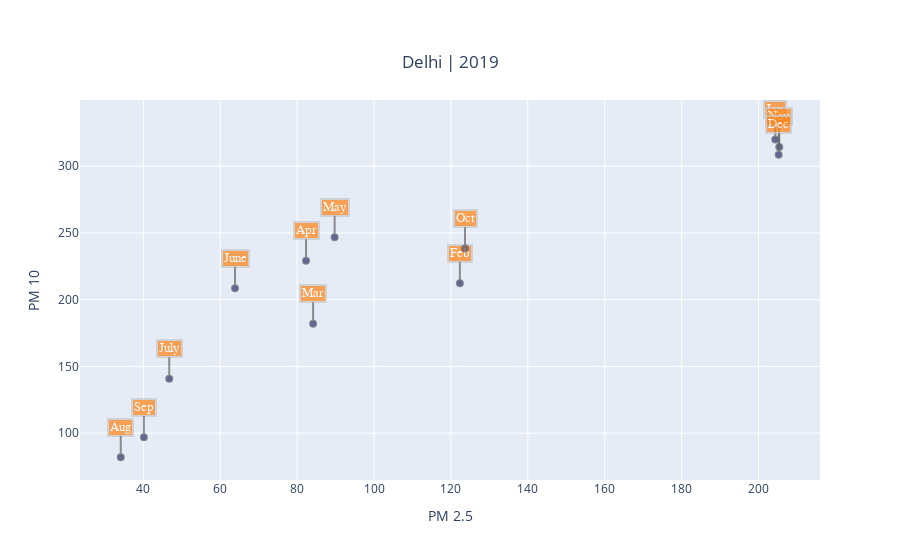

The notebook cell saved with this chart:
### Code cell
fig= go.Figure()
fig.add_trace(go.Scatter(x=df0['PM2.5'], y=df0['PM10'], mode = 'markers'))

fig.add_annotation(
            x=merged_list[0][0],
            y=merged_list[0][1],
            text="Jan",
showarrow=True,
        font=dict(
            family="Courier New, monospace",
            size=13,
            color="#ffffff"
            ),
        align="center",
        arrowhead=6,
        arrowsize=1,
        arrowwidth=2,
        arrowcolor="#636363",
        ax=0,
        ay=-30,
        bordercolor="#c7c7c7",
        borderwidth=2,
        borderpad=1,
        bgcolor="#ff7f0e",
        opacity=0.7)

fig.add_annotation(
            x=merged_list[1][0],
            y=merged_list[1][1],
            text="Feb",
showarrow=True,
        font=dict(
            family="Courier New, monospace",
            size=13,
            color="#ffffff"
            ),
        align="center",
        arrowhead=6,
        arrowsize=1,
        arrowwidth=2,
        arrowcolor="#636363",
        ax=0,
        ay=-30,
        bordercolor="#c7c7c7",
        borderwidth=2,
        borderpad=1,
        bgcolor="#ff7f0e",
        opacity=0.7)

fig.add_annotation(
            x=merged_list[2][0],
            y=merged_list[2][1],
            text="Mar",
showarrow=True,
        font=dict(
            family="Courier New, monospace",
            size=13,
            color="#ffffff"
            ),
        align="center",
        arrowhead=6,
        arrowsize=1,
        arrowwidth=2,
        arrowcolor="#636363",
        ax=0,
        ay=-30,
        bordercolor="#c7c7c7",
        borderwidth=2,
        borderpad=1,
        bgcolor="#ff7f0e",
        opacity=0.7)

fig.add_annotation(
            x=merged_list[3][0],
            y=merged_list[3][1],
            text="Apr",
showarrow=True,
        font=dict(
            family="Courier New, monospace",
            size=13,
            color="#ffffff"
            ),
        align="center",
        arrowhead=6,
        arrowsize=1,
        arrowwidth=2,
        arrowcolor="#636363",
        ax=0,
        ay=-30,
        bordercolor="#c7c7c7",
        borderwidth=2,
        borderpad=1,
        bgcolor="#ff7f0e",
        opacity=0.7)

fig.add_annotation(
            x=merged_list[4][0],
            y=merged_list[4][1],
            text="May",
showarrow=True,
        font=dict(
            family="Courier New, monospace",
            size=13,
            color="#ffffff"
            ),
        align="center",
        arrowhead=6,
        arrowsize=1,
        arrowwidth=2,
        arrowcolor="#636363",
        ax=0,
        ay=-30,
        bordercolor="#c7c7c7",
        borderwidth=2,
        borderpad=1,
        bgcolor="#ff7f0e",
        opacity=0.7)

fig.add_annotation(
            x=merged_list[5][0],
            y=merged_list[5][1],
            text="June",
showarrow=True,
        font=dict(
            family="Courier New, monospace",
            size=13,
            color="#ffffff"
            ),
        align="center",
        arrowhead=6,
        arrowsize=1,
        arrowwidth=2,
        arrowcolor="#636363",
        ax=0,
        ay=-30,
        bordercolor="#c7c7c7",
        borderwidth=2,
        borderpad=1,
        bgcolor="#ff7f0e",
        opacity=0.7)

fig.add_annotation(
            x=merged_list[6][0],
            y=merged_list[6][1],
            text="July",
showarrow=True,
        font=dict(
            family="Courier New, monospace",
            size=13,
            color="#ffffff"
            ),
        align="center",
        arrowhead=6,
        arrowsize=1,
        arrowwidth=2,
        arrowcolor="#636363",
        ax=0,
        ay=-30,
        bordercolor="#c7c7c7",
        borderwidth=2,
        borderpad=1,
        bgcolor="#ff7f0e",
        opacity=0.7)

fig.add_annotation(
            x=merged_list[7][0],
            y=merged_list[7][1],
            text="Aug",
showarrow=True,
        font=dict(
            family="Courier New, monospace",
            size=13,
            color="#ffffff"
            ),
        align="center",
        arrowhead=6,
        arrowsize=1,
        arrowwidth=2,
        arrowcolor="#636363",
        ax=0,
        ay=-30,
        bordercolor="#c7c7c7",
        borderwidth=2,
        borderpad=1,
        bgcolor="#ff7f0e",
        opacity=0.7)

fig.add_annotation(
            x=merged_list[8][0],
            y=merged_list[8][1],
            text="Sep",
showarrow=True,
        font=dict(
            family="Courier New, monospace",
            size=13,
            color="#ffffff"
            ),
        align="center",
        arrowhead=6,
        arrowsize=1,
        arrowwidth=2,
        arrowcolor="#636363",
        ax=0,
        ay=-30,
        bordercolor="#c7c7c7",
        borderwidth=2,
        borderpad=1,
        bgcolor="#ff7f0e",
        opacity=0.7)

fig.add_annotation(
            x=merged_list[9][0],
            y=merged_list[9][1],
            text="Oct",
showarrow=True,
        font=dict(
            family="Courier New, monospace",
            size=13,
            color="#ffffff"
            ),
        align="center",
        arrowhead=6,
        arrowsize=1,
        arrowwidth=2,
        arrowcolor="#636363",
        ax=0,
        ay=-30,
        bordercolor="#c7c7c7",
        borderwidth=2,
        borderpad=1,
        bgcolor="#ff7f0e",
        opacity=0.7)

fig.add_annotation(
            x=merged_list[10][0],
            y=merged_list[10][1],
            text="Nov",
showarrow=True,
        font=dict(
            family="Courier New, monospace",
            size=13,
            color="#ffffff"
            ),
        align="center",
        arrowhead=6,
        arrowsize=1,
        arrowwidth=2,
        arrowcolor="#636363",
        ax=0,
        ay=-30,
        bordercolor="#c7c7c7",
        borderwidth=2,
        borderpad=1,
        bgcolor="#ff7f0e",
        opacity=0.7)

fig.add_annotation(
            x=merged_list[11][0],
            y=merged_list[11][1],
            text="Dec",
showarrow=True,
        font=dict(
            family="Courier New, monospace",
            size=13,
            color="#ffffff"
            ),
        align="center",
        arrowhead=6,
        arrowsize=1,
        arrowwidth=2,
        arrowcolor="#636363",
        ax=0,
        ay=-30,
        bordercolor="#c7c7c7",
        borderwidth=2,
        borderpad=1,
        bgcolor="#ff7f0e",
        opacity=0.7)


###########################################
fig.update_layout(
    showlegend=False,
    title={
        'text': "Delhi | 2019",
        'y':0.9,
        'x':0.5,
        'xanchor': 'center',
        'yanchor': 'top'},
    xaxis_title="PM 2.5",
    yaxis_title="PM 10",
    annotations=[
        dict(
            xref="x",
            yref="y",
        )
    ]
)

fig.show()
# fig.write_image(f'urban_2019/kolkata.png',width=1500,height=600)

### Figure 1 — Plotly figure (JSON) as saved in the notebook; plotly's stock layout.template omitted (floating-point values rounded to 4 significant figures)
{"data": [{"mode": "markers", "type": "scatter", "x": [204.3, 122.3, 84.15, 82.31, 89.75, 63.84, 46.73, 34.12, 40.13, 123.7, 205.4, 205.2], "y": [320.0, 212.4, 181.9, 229.1, 246.8, 208.5, 140.8, 81.96, 96.86, 238.4, 314.4, 308.6]}], "layout": {"annotations": [{"align": "center", "arrowcolor": "#636363", "arrowhead": 6, "arrowsize": 1, "arrowwidth": 2, "ax": 0, "ay": -30, "bgcolor": "#ff7f0e", "bordercolor": "#c7c7c7", "borderpad": 1, "borderwidth": 2, "font": {"color": "#ffffff", "family": "Courier New, monospace", "size": 13}, "opacity": 0.7, "showarrow": true, "text": "Jan", "x": 204.3, "xref": "x", "y": 320.0, "yref": "y"}, {"align": "center", "arrowcolor": "#636363", "arrowhead": 6, "arrowsize": 1, "arrowwidth": 2, "ax": 0, "ay": -30, "bgcolor": "#ff7f0e", "bordercolor": "#c7c7c7", "borderpad": 1, "borderwidth": 2, "font": {"color": "#ffffff", "family": "Courier New, monospace", "size": 13}, "opacity": 0.7, "showarrow": true, "text": "Feb", "x": 122.3, "xref": "x", "y": 212.4, "yref": "y"}, {"align": "center", "arrowcolor": "#636363", "arrowhead": 6, "arrowsize": 1, "arrowwidth": 2, "ax": 0, "ay": -30, "bgcolor": "#ff7f0e", "bordercolor": "#c7c7c7", "borderpad": 1, "borderwidth": 2, "font": {"color": "#ffffff", "family": "Courier New, monospace", "size": 13}, "opacity": 0.7, "showarrow": true, "text": "Mar", "x": 84.15, "xref": "x", "y": 181.9, "yref": "y"}, {"align": "center", "arrowcolor": "#636363", "arrowhead": 6, "arrowsize": 1, "arrowwidth": 2, "ax": 0, "ay": -30, "bgcolor": "#ff7f0e", "bordercolor": "#c7c7c7", "borderpad": 1, "borderwidth": 2, "font": {"color": "#ffffff", "family": "Courier New, monospace", "size": 13}, "opacity": 0.7, "showarrow": true, "text": "Apr", "x": 82.31, "xref": "x", "y": 229.1, "yref": "y"}, {"align": "center", "arrowcolor": "#636363", "arrowhead": 6, "arrowsize": 1, "arrowwidth": 2, "ax": 0, "ay": -30, "bgcolor": "#ff7f0e", "bordercolor": "#c7c7c7", "borderpad": 1, "borderwidth": 2, "font": {"color": "#ffffff", "family": "Courier New, monospace", "size": 13}, "opacity": 0.7, "showarrow": true, "text": "May", "x": 89.75, "xref": "x", "y": 246.8, "yref": "y"}, {"align": "center", "arrowcolor": "#636363", "arrowhead": 6, "arrowsize": 1, "arrowwidth": 2, "ax": 0, "ay": -30, "bgcolor": "#ff7f0e", "bordercolor": "#c7c7c7", "borderpad": 1, "borderwidth": 2, "font": {"color": "#ffffff", "family": "Courier New, monospace", "size": 13}, "opacity": 0.7, "showarrow": true, "text": "June", "x": 63.84, "xref": "x", "y": 208.5, "yref": "y"}, {"align": "center", "arrowcolor": "#636363", "arrowhead": 6, "arrowsize": 1, "arrowwidth": 2, "ax": 0, "ay": -30, "bgcolor": "#ff7f0e", "bordercolor": "#c7c7c7", "borderpad": 1, "borderwidth": 2, "font": {"color": "#ffffff", "family": "Courier New, monospace", "size": 13}, "opacity": 0.7, "showarrow": true, "text": "July", "x": 46.73, "xref": "x", "y": 140.8, "yref": "y"}, {"align": "center", "arrowcolor": "#636363", "arrowhead": 6, "arrowsize": 1, "arrowwidth": 2, "ax": 0, "ay": -30, "bgcolor": "#ff7f0e", "bordercolor": "#c7c7c7", "borderpad": 1, "borderwidth": 2, "font": {"color": "#ffffff", "family": "Courier New, monospace", "size": 13}, "opacity": 0.7, "showarrow": true, "text": "Aug", "x": 34.12, "xref": "x", "y": 81.96, "yref": "y"}, {"align": "center", "arrowcolor": "#636363", "arrowhead": 6, "arrowsize": 1, "arrowwidth": 2, "ax": 0, "ay": -30, "bgcolor": "#ff7f0e", "bordercolor": "#c7c7c7", "borderpad": 1, "borderwidth": 2, "font": {"color": "#ffffff", "family": "Courier New, monospace", "size": 13}, "opacity": 0.7, "showarrow": true, "text": "Sep", "x": 40.13, "xref": "x", "y": 96.86, "yref": "y"}, {"align": "center", "arrowcolor": "#636363", "arrowhead": 6, "arrowsize": 1, "arrowwidth": 2, "ax": 0, "ay": -30, "bgcolor": "#ff7f0e", "bordercolor": "#c7c7c7", "borderpad": 1, "borderwidth": 2, "font": {"color": "#ffffff", "family": "Courier New, monospace", "size": 13}, "opacity": 0.7, "showarrow": true, "text": "Oct", "x": 123.7, "xref": "x", "y": 238.4, "yref": "y"}, {"align": "center", "arrowcolor": "#636363", "arrowhead": 6, "arrowsize": 1, "arrowwidth": 2, "ax": 0, "ay": -30, "bgcolor": "#ff7f0e", "bordercolor": "#c7c7c7", "borderpad": 1, "borderwidth": 2, "font": {"color": "#ffffff", "family": "Courier New, monospace", "size": 13}, "opacity": 0.7, "showarrow": true, "text": "Nov", "x": 205.4, "xref": "x", "y": 314.4, "yref": "y"}, {"align": "center", "arrowcolor": "#636363", "arrowhead": 6, "arrowsize": 1, "arrowwidth": 2, "ax": 0, "ay": -30, "bgcolor": "#ff7f0e", "bordercolor": "#c7c7c7", "borderpad": 1, "borderwidth": 2, "font": {"color": "#ffffff", "family": "Courier New, monospace", "size": 13}, "opacity": 0.7, "showarrow": true, "text": "Dec", "x": 205.2, "xref": "x", "y": 308.6, "yref": "y"}], "showlegend": false, "title": {"text": "Delhi | 2019", "x": 0.5, "xanchor": "center", "y": 0.9, "yanchor": "top"}, "xaxis": {"title": {"text": "PM 2.5"}}, "yaxis": {"title": {"text": "PM 10"}}}}
